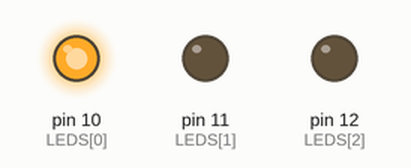
This sketch was run on a simulated Arduino Uno, built with avr-gcc and run on an emulated ATmega328P. Parts: output pins drawn as LEDs (lit = HIGH).

Above: at 0.2 s.
At 1.2 s:
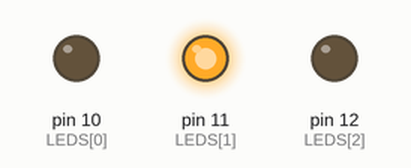
At 2.2 s:
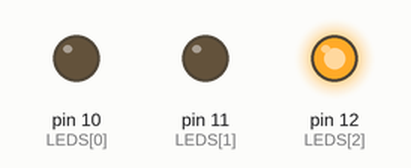
At 5.7 s:
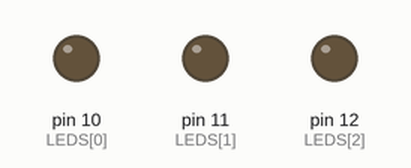
Timing chart, 0 to 6.9 s (numbered marks = the images above):
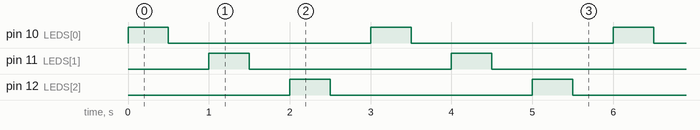

Measured:
- by itself, pin 10 (LEDS[0]), pin 11 (LEDS[1]), pin 12 (LEDS[2]): alternates HIGH for 0.50 s and LOW for 2.5 s
- by itself, everything shown: repeats every 3.0 s, in 6 steps

The sketch:

05.Digital_BlinkDelay_0.5_args.ino
```cpp
// 매개변수화
// 함수에는 매개변수를 사용하여 더 확정성있는 함수를 선언할 수 있음
// 제어할 LED 핀 번호 배열
int LEDS[] = {10, 11, 12};
const int count = 3;
const int DELAY_TIME = 500;  // ms 단위

// 1개 LED를 ON → OFF까지 처리하는 "매개변수화된 함수"
void blinkLed(int pin, int onTime, int offTime) {
  digitalWrite(pin, HIGH);   // 켜기
  delay(onTime);

  digitalWrite(pin, LOW);    // 끄기
  delay(offTime);
}

// LED 배열을 순서대로 돌면서, 각 LED를 ON → OFF까지 실행
void runSequence(int onTime, int offTime) {
  for (int i = 0; i < count; i++) {
    blinkLed(LEDS[i], onTime, offTime);
  }
}

void setup() {
  for (int i = 0; i < count; i++) {
    pinMode(LEDS[i], OUTPUT);
  }
}

void loop() {
  // 전체 시퀀스 반복
  runSequence(DELAY_TIME, DELAY_TIME);
}
```
